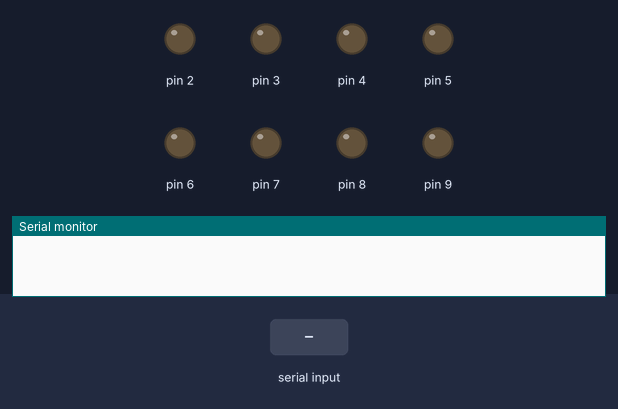
This sketch was run on a simulated Arduino Nano, built with avr-gcc and run on an emulated ATmega328P. On the bench: output pins drawn as LEDs (lit = HIGH), the last lines printed to the serial monitor. Inputs (shaded band) come from the test bench.

Above: at 1.2 s.
1.3 s: "1" received over Serial
At 2.5 s:
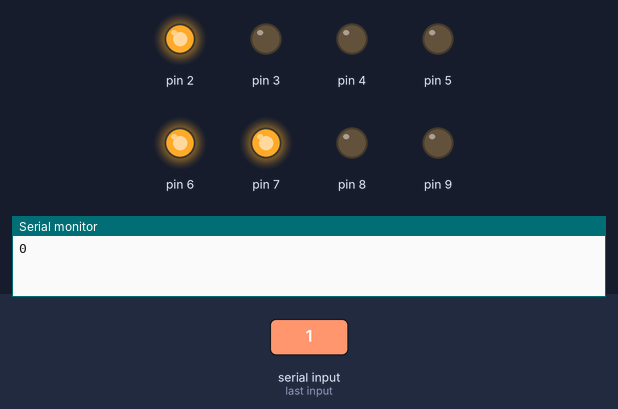
2.8 s: "0" received over Serial
At 3.6 s:
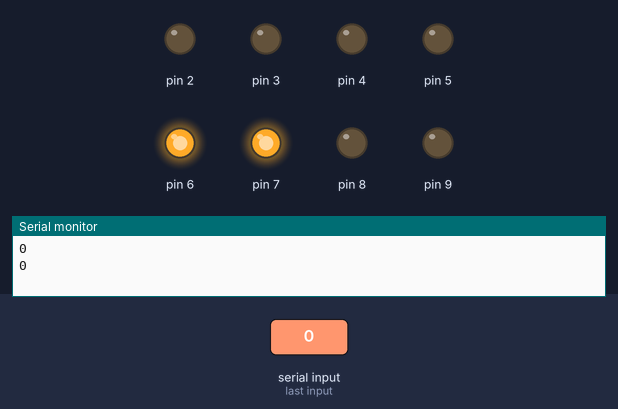
4.3 s: "2" received over Serial
At 4.8 s:
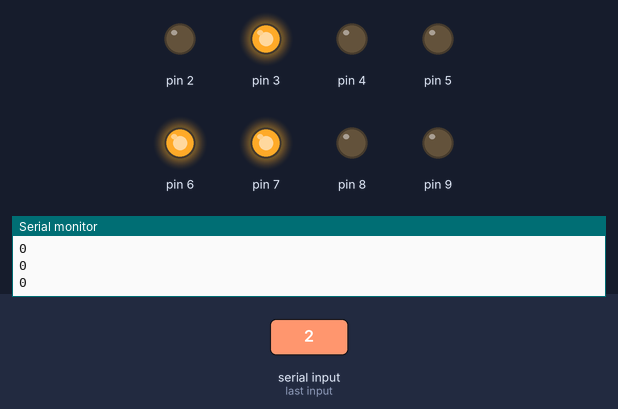
Timing chart, 0 to 7.3 s (numbered marks = the images above; inputs shaded):
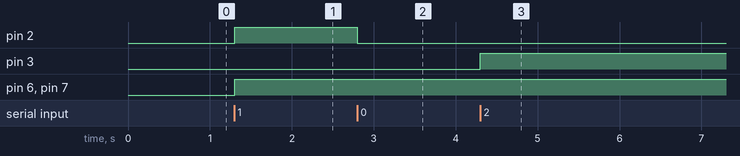

Measured:
- after the input at 1.3 s, pin 2, pin 6, pin 7: LOW → HIGH at once
- after the input at 2.8 s, pin 2: HIGH → LOW at once
- after the input at 4.3 s, pin 3: LOW → HIGH at once

The sketch:

usb2valves.ino
```cpp
#define BUFFER_SIZE 1
byte _buffer = B00000000;

// Code for ATmega328 (Arduino Nano 3.x) 05/02/2019.

// Register D: use pin from 7 to 2 (included), leave pin 1 & 0 unchanged.
// Register B: use pin from 9 to 8 (included), leave pin 13 to 10 (included)
// and cristal pins unchanged.

// Mapping between Isolation Valve number and pin number:
//  IV number : 8 | 7 | 6 | 5 | 4 | 3 | 2 | 1
// pin number : 9 | 8 | 7 | 6 | 5 | 4 | 3 | 2

// Register D mapping (x means not wired):
//   IV number : 6 | 5 | 4 | 3 | 2 | 1 | x | x
//  pin number : 7 | 6 | 5 | 4 | 3 | 2 | 1 | 0
// bit position: 7 | 6 | 5 | 4 | 3 | 2 | 1 | 0

// Register B mapping (x means not wired ; Xal means cristal pin):
//   IV number :  x  |  x  |  x |  x |  x |  x | 8 | 7
//  pin number : Xal | Xal | 13 | 12 | 11 | 10 | 9 | 8
// bit position:  7  |  6  |  5 |  4 |  3 |  2 | 1 | 0

void setup()
{
  // Don't assign PORTD before DDRD: it will change the setting of
  // the internal resistor of the board for the pin 0 (serial Rx).
  DDRD  |= B11111100; // Set pin 7 to 2 as OUTPUT.
  PORTD &= B00000011; // Set pin 7 to 2 to LOW.

  DDRB  |= B00000011; // Set pin 9 & 8 as OUTPUT.
  PORTB &= B11111100; // Set pin 9 & 8 to LOW.

  // Initialize serial and wait for port to open:
  Serial.begin(9600, SERIAL_8N1);
  while (!Serial)
  {
    ; // Wait for serial port to connect. Needed for native USB
  }
}

void loop()
{
  // Waiting for the next byte.
  if(Serial.available() > 0)
  {
    int nb_byte_read = Serial.readBytes(&_buffer, BUFFER_SIZE);

    if(nb_byte_read == BUFFER_SIZE)
    {
      process_byte(_buffer);
      Serial.println("0");
    }
    else
    {
      Serial.println("E");
    }
  }
}

void process_byte(byte byte_read)
{
  {
    // Shift the bits so as to leave unchanged pin 1 & 0.
    byte byte_shifted = byte_read << 2;
    // Close the IV that are opened and has to be closed.
    // Don't close the IV that are opened and has to stay opened.
    PORTD &= (byte_shifted | B00000011);
    // Open the IV that was not opened and has to be opened.
    PORTD |= byte_shifted;
  }
  {
    // Shift the bits so as to leave unchanged the cristal pins
    // and pins from 13 to 10 (included).
    byte byte_shifted = byte_read >> 6;
    // Close the IV that are opened and has to be closed.
    // Don't close the IV that are opened and has to stay opened.
    PORTB &= (byte_shifted | B11111100);
    // Open the IV that was not opened and has to be opened.
    PORTB |= byte_shifted;
  }
}
```
